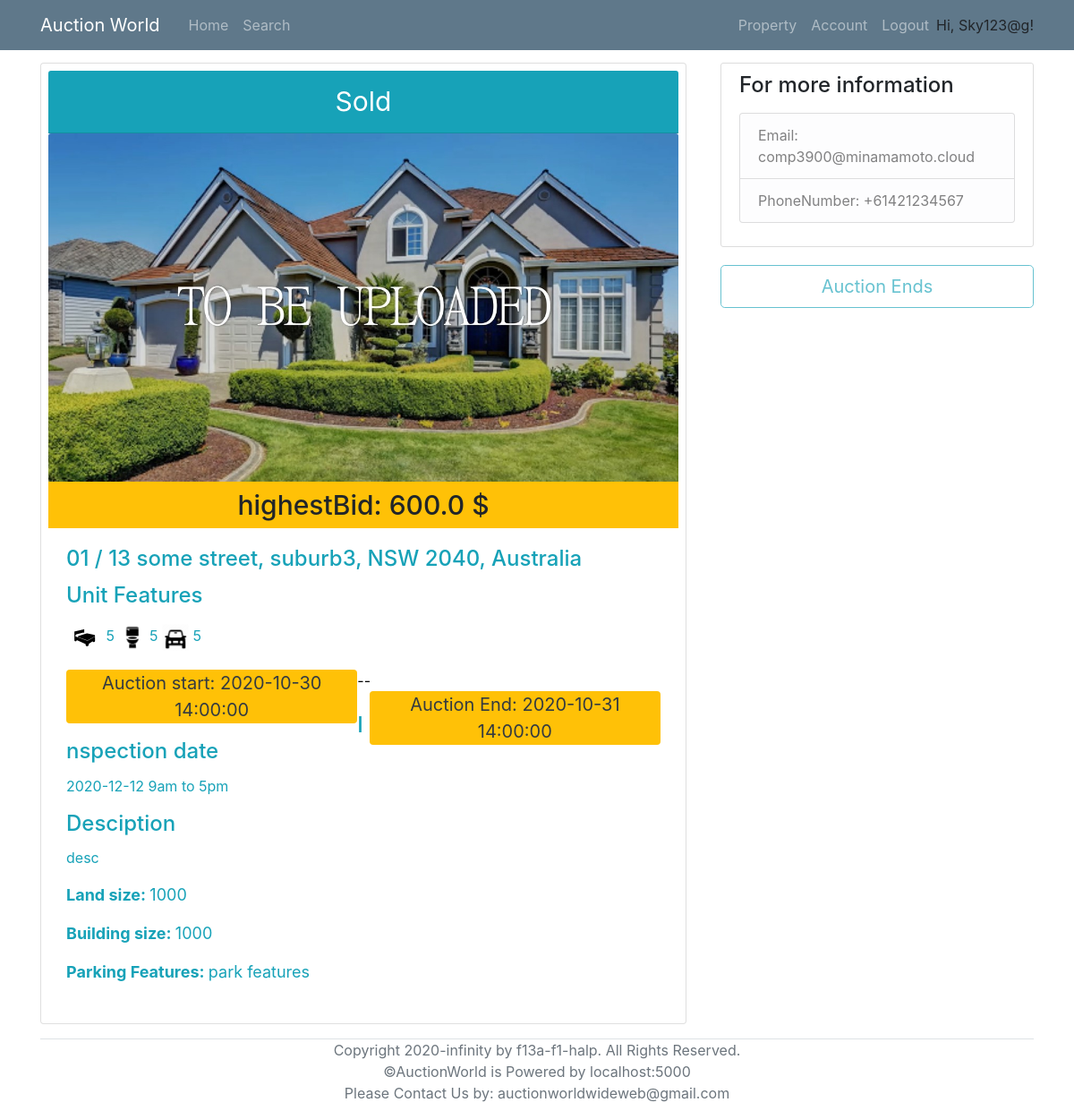
The app's page /viewProperty/4 (signed in) with its own data.
### models.py (models this page shows, shortened)
class User(UserMixin, db.Model):
    __tablename__ = 'User'
    id = db.Column(db.Integer, primary_key = True)
    login_name = db.Column(db.String(collation='NOCASE') ,unique=True, nullable=False)
    email = db.Column(db.String, unique=True, nullable=False)
    password_hash = db.Column(db.String, nullable=False)
    address = db.Column(db.String(1000), nullable=False)
    date_of_birth = db.Column(db.DateTime, nullable=False)
    phone_number = db.Column(db.String,unique=True, nullable=False)
    id_confirmation = db.Column(db.String(100), nullable=True)
    auctionId = db.relationship('AuctionDetails', backref='seller', lazy='dynamic')
    properties = db.relationship('Property', backref='sellerID', lazy='dynamic')
    cards = db.relationship('BankDetails', backref='user', lazy='dynamic')
    registeredProperties = db.relationship('Property',secondary=lambda: RegisteredAssociation.__table__, backref="RegisteredBidders")

class Bid(db.Model):
    __tablename__ = 'Bid'
    id = db.Column(db.Integer, primary_key=True)
    BidderID = db.Column(db.Integer, db.ForeignKey('User.id'), nullable=False)
    AuctionID = db.Column(db.Integer, db.ForeignKey('AuctionDetails.id'), nullable=False)
    Amount = db.Column(db.Float, nullable=False)

class Property(db.Model):
    __tablename__ = 'Property'
    id = db.Column(db.Integer, primary_key = True)
    property_type = db.Column(db.String)
    add_unit = db.Column(db.String(100))
    add_num = db.Column(db.String(100))
    add_name = db.Column(db.String(100))
    add_suburb = db.Column(db.String(100))
    add_state = db.Column(db.String(3))
    add_pc = db.Column(db.String(4))
    num_bedrooms = db.Column(db.Integer)
    num_parking = db.Column(db.Integer)
    num_bathrooms = db.Column(db.Integer)
    parking_features = db.Column(db.String)
    building_size = db.Column(db.Integer)
    land_size = db.Column(db.Integer)
    inspection_date = db.Column(db.DateTime)
    description = db.Column(db.String(2000))
    year_built = db.Column(db.Integer)
    status = db.Column(db.String)
    seller = db.Column(db.Integer, db.ForeignKey('User.id'))
    auctionId = db.relationship('AuctionDetails', backref='Property', uselist=False)
    photo_collection = db.relationship('Photos', backref='Property', lazy='dynamic')
    registeredBidders = db.relationship('User',secondary=lambda: RegisteredAssociation.__table__, backref="RegisteredProperties")

class AuctionDetails(db.Model):
    __tablename__ = 'AuctionDetails'
    id = db.Column(db.Integer, primary_key=True)
    AuctionStart = db.Column(db.DateTime, nullable=False)
    AuctionEnd = db.Column(db.DateTime, nullable=False)
    ReservePrice = db.Column(db.Float, nullable=False)
    MinBiddingGap = db.Column(db.Float, nullable=False)
    PropertyID = db.Column(db.String, db.ForeignKey('Property.id'), unique=True, nullable=False)
    SellerID = db.Column(db.Integer, db.ForeignKey('User.id'), nullable=False)

### routes.py (the view)
@app.route('/viewProperty/<property_id>', methods=['POST','GET'])
def viewProperty(property_id):
    property_info = Property.query.filter_by(id=property_id).first_or_404()
    seller = User.query.get(property_info.seller)
    auction = AuctionDetails.query.filter_by(PropertyID = property_id).first()
    if auction:
        highestBid = Bid.query.filter_by(AuctionID = auction.id).order_by(desc(Bid.Amount)).first()
        registered = RegisteredAssociation.query.filter_by(PropertyID = property_id, RegisteredBidderID=current_user.id).first()
        if datetime.now() >= auction.AuctionEnd:
            end=True
        else:
            end=False
        if datetime.now() < auction.AuctionStart or datetime.now()>auction.AuctionEnd:
            remainingTime = None
        else:
            remainingTime = humanfriendly.format_timespan(auction.AuctionEnd - datetime.now())
    else:
        highestBid = None
        registered = None
        remainingTime = None
        end=False
    return render_template('viewProperty.html', title='View Property', property=property_info, seller= seller, auction=auction, highestBid=highestBid, registered=registered, remainingTime=remainingTime, end=end)

### models.py (called while the page is built)
@login_manager.user_loader
def load_user(id):
    return User.query.get(id)

### templates/viewProperty.html (shortened to what this page needs)
{% extends "base.html" %}
{% block content %}
<div class="row">
    {% if current_user.id != seller.id %}
        <div class="col-md-8">
            <div class="card p-2 col-md-3.8 mr-2 mb-3">
    {% else %}
        <div class="col-md-10">
            <div class="card p-2 col-md-3.8 ml-3 mr-2 mb-3">
    {% endif %}
                    <div class="card-header text-center bg-info text-white" style="font-size: 30px;">
                        {% if property.status == "auction" %}
                            To Be Auctioned
                        {% elif property.status == "sold" %}
                            Sold
                        {% elif property.status == "Under Offer" %}
                            Under Offer
                        {% endif %}
                    </div>
                    {% if property.photo_collection.count() == 0 %}
						<img class="card-img-top" src="/static/propertyImage/Sample.jpg" alt="Card image cap" >
                    {% endif %}
                    <h6 class="card-subtitle pt-2 pb-2 text-center bg-warning" style="font-size: 30px;" >
                        {% if highestBid:%}
                            highestBid: {{highestBid.Amount}} $
                        {% else %}
                            No bids
                        {% endif%}
                    </h6>
                    <div class="card-body text-info">
                        <h4 class="card-title">
                            {% if property.add_unit %}
                                {{property.add_unit}} /
                            {% endif %}
                            {{property.add_num}} {{property.add_name}}, {{property.add_suburb}}, {{property.add_state}} {{property.add_pc}}, Australia
                        </h4>
                        <h4 class="card-title">{{property.property_type}} Features </h4>
                        <p class="card-text">
							<span><img src="/static/icons/bedicon.png" alt="Card image cap" style="width:40px; height: 40px;"> {{property.num_bedrooms}}</span>
							<span><img src="/static/icons/restroom.png" alt="Card image cap" style="width:30px; height: 30px;"> {{property.num_bathrooms}}</span>
                            <span><img src="/static/icons/car.png" alt="Card image cap" style="width:30px; height: 30px;"> {{property.num_parking}}</span> <br>
                        </p>
                        {% if auction.AuctionStart and auction.AuctionEnd %}
                            <p class="text-dark bg-warning rounded pl-2 pr-2 mb-0 text-center" style="width: 49%; float: left; font-size: 20px;"> Auction start: {{auction.AuctionStart}} </p>
                            <p style="float: left; color: black;" class="mb-0">--</p>
                            <p class="text-dark bg-warning rounded pl-2 pr-2 mb-0 text-center" style="width: 49%; float: right; font-size: 20px;"> Auction End: {{auction.AuctionEnd}} </p> <br><br>
                        {% endif %}
                        <h4 class="card-title">Inspection date</h4>
                        {% if property.inspection_date %}
                            <p class="card-text">{{property.inspection_date.year}}-{{property.inspection_date.month}}-{{property.inspection_date.day}} 9am to 5pm</p>
                        {% else %}
                            <p class="card-text">The inspection date has not been setted up yet, please wait or you can contact us to make a schedule for you to visit.</p>
                        {% endif %}
                        <h4 class="card-title"> Desciption </h4>
                        <p class="card-text">{{property.description}}</p>
                        <p style="font-size: 18px;"> <strong>Land size: </strong>  {{property.land_size}}</p>
                        <p style="font-size: 18px;"> <strong>Building size: </strong>  {{property.building_size}}</p>
                        <p style="font-size: 18px;"> <strong>Parking Features: </strong>  {{property.parking_features}}</p>
                    </div>
                </div>
    </div>
    {% if current_user.id != seller.id %}
        <div class="col-md-4">
            <div class="content-section">
                <h4>For more information</h4>
                <p class='text-muted'>
                <ul class="list-group">
                    <li class="list-group-item list-group-item-light">Email: comp3900@minamamoto.cloud</li>
                    <li class="list-group-item list-group-item-light">PhoneNumber: +61421234567</li>
                </ul>
                </p>
            </div>
            {% if auction %}
                {% if property.status=='sold' or property.status=='Under Offer' or end %}
                <a href="{{ url_for( 'viewAuction', AuctionID_= auction.id ) }}" >
                    <button class ="btn btn-outline-info btn-lg" style="width: 100%;" type="submit" disabled>Auction Ends</button>
                </a>
                {% elif registered %}
                <a href="{{ url_for( 'viewAuction', AuctionID_= auction.id ) }}" >
                    <button class ="btn btn-outline-info btn-lg" style="width: 100%;" type="submit" >Place a Bid</button>
                </a>
                {% else %}
                <a href="{{ url_for( 'viewAuction', AuctionID_= auction.id ) }}" >
                    <button class ="btn btn-outline-info btn-lg" style="width: 100%;" type="submit" > Join in as a bidder</button>
                </a>
                {% endif %}
            {% else %}
                <p class="badge badge-pill badge-info" style="font-size: 18px;">No auction setted up yet, please wait.</p>
                <a href="{{ url_for( 'viewAuction', AuctionID_= auction.id ) }}" >
                    <button class ="btn btn-outline-info btn-lg" style="width: 100%;" type="submit" disabled> Join in as a bidder</button>
                </a>
            {% endif %}
        </div>
    {% endif %}
</div>
{% endblock %}

### templates/base.html (shortened to what this page needs)
<!DOCTYPE html>
<html lang="en">
<head>
    <link rel="stylesheet" type="text/css" href="../static/css/main.css">
    <link rel="stylesheet" href="https://maxcdn.bootstrapcdn.com/bootstrap/4.0.0/css/bootstrap.min.css">
</head>
<body>
    <header class="site-header">
        <nav class="navbar navbar-expand-md navbar-dark bg-steel fixed-top">
          <div class="container">
            <a class="navbar-brand mr-4" href="/" >Auction World</a>
            <div class="collapse navbar-collapse" id="navbarToggle">
              <div class="navbar-nav mr-auto">
                <a class="nav-item nav-link" href="{{ url_for('home') }}">Home</a>
                <a class="nav-item nav-link" href="/search">Search</a>
              </div>
              <div class="navbar-nav">
                {% if current_user.is_authenticated %}
                  <a class="nav-item nav-link" href="/property">Property</a>
                  <a class="nav-item nav-link" href={{ url_for("account", user_id=current_user.id) }}>Account</a>
                  <a class="nav-item nav-link" href="/logout">Logout</a>
                  <p style="margin-top: 8px; margin-bottom: 0px;">Hi, {{ current_user.login_name }}!</p>
                {% endif %}
              </div>
            </div>
          </div>
        </nav>
      </header>
      <main role="main" class="container" style="margin-top: 70px;">
        <div class="row">
          <div class="col-md-12">
            {% block content %}{% endblock %}
          </div>
        </div>
        <div class="border-top relative-bottom text-center text-muted mb-2" >
          Copyright 2020-infinity by f13a-f1-halp. All Rights Reserved. <br>
          ©AuctionWorld is Powered by localhost:5000 <br>
          Please Contact Us by: auctionworldwideweb@gmail.com
        </div>
      </main>
</body>
</html>

### static/css/main.css (style rules this page uses)
body { background: #fafafa; color: #333333; margin-top: 5rem; }
h1, h2, h3, h4, h5, h6 { color: #444444; }
.bg-steel { background-color: #5f788a; }
.site-header .navbar-nav .nav-link { color: #cbd5db; }
.content-section { background: #ffffff; padding: 10px 20px; border: 1px solid #dddddd; border-radius: 3px; margin-bottom: 20px; }

### records on screen
User: login_name "Sky123@g"
Bid: Amount "600.0"
Property: add_unit "01", add_num "13", add_name "some street", add_suburb "suburb3", add_state "NSW", add_pc "2040", property_type "Unit", num_bedrooms "5", num_bathrooms "5", num_parking "5", inspection_date.year "2020", inspection_date.month "12", inspection_date.day "12", description "desc", land_size "1000", building_size "1000", parking_features "park features"
AuctionDetails: AuctionStart "2020-10-30 14:00:00", AuctionEnd "2020-10-31 14:00:00"
